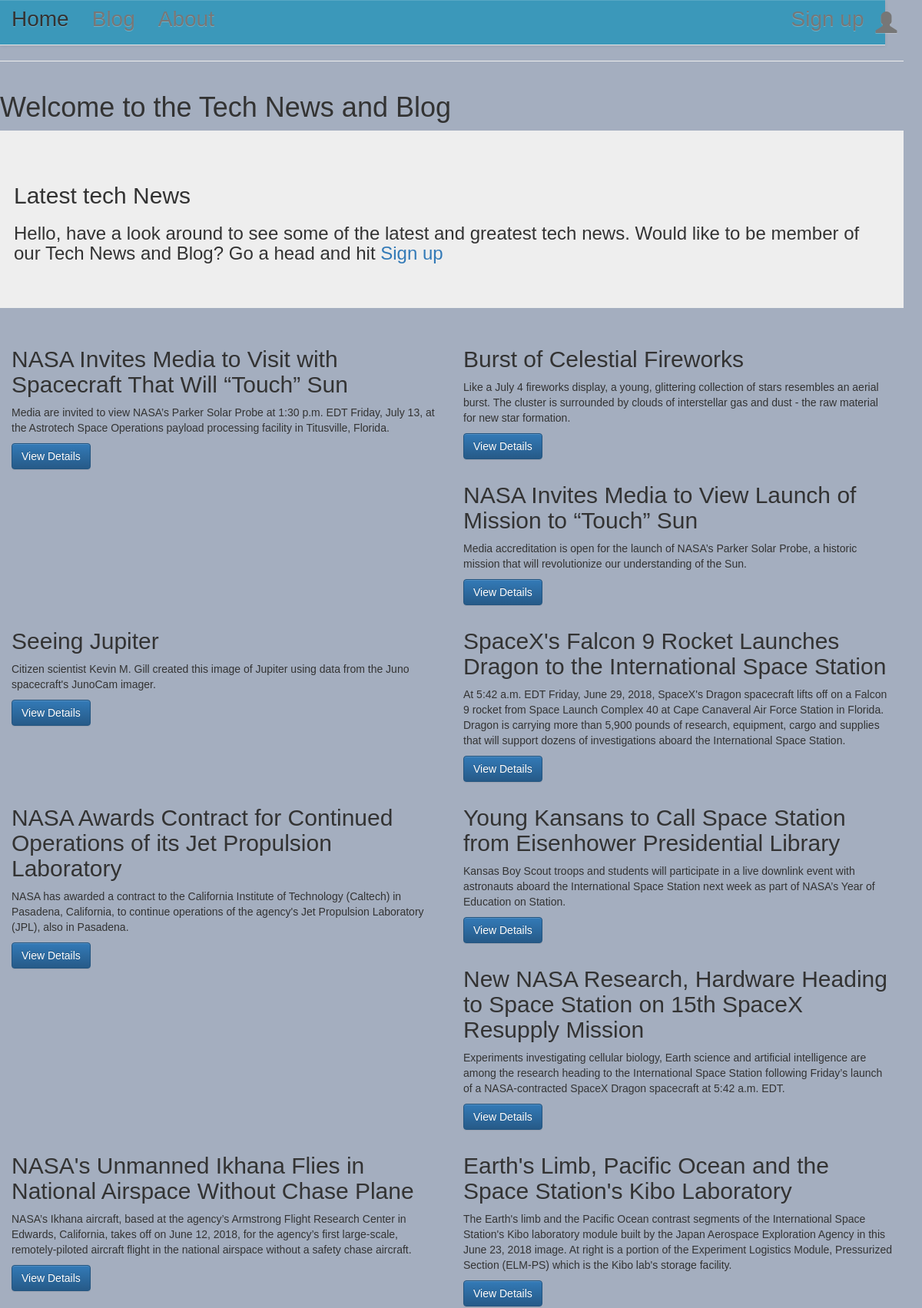
The page / (upper part) on the database its author committed.
### blog/models.py (models this page shows, shortened)
class Article(models.Model):
    feed = models.ForeignKey(Feed, on_delete = models.CASCADE)
    title = models.CharField(max_length=200)
    url = models.URLField()
    description = models.TextField()
    publication_date = models.DateTimeField()
    class Meta:
        ordering = ['-publication_date']

### blog/views.py (the view)
# urls.py: url(r'^$', views.articles_list, name='articles_list'),
def articles_list(request):
    articles = Article.objects.all()
    rows = [articles[x:x+1] for x in range(0, len(articles), 1)]
    return render(request, 'blog/articles_list.html', {'rows': rows})

### blog/templates/blog/articles_list.html
{% extends 'blog/base.html' %}
{% block content %}
<h1>Welcome to the Tech News and Blog</h1>
<div class="jumbotron">
  <div class="container">
    <h2>Latest tech News</h2>
    {% if user.is_superuser or user.is_staff %}
    <h3>Hello {{ user.first_name }}, Would you like to update some of the hot tech news going around? </h3>
    {% elif user.is_authenticated %}
    <h3>Hello {{ user.first_name }}, have a look around to see some of the latest and greatest tech news.</h3>
    {% else %}
    <h3>Hello, have a look around to see some of the latest and greatest tech news. Would like to be member of our Tech News and Blog?
    Go a head and hit
    <a href="{% url 'signup' %}">Sign up</a>
  </h3>
  {% endif %}
  </div>
</div>
  {% for row in rows %}
  <div class="col-md-6">
    {% for entry in row %}
    <h2>{{entry.title}}</h2>
    <p>{{entry.description | safe}}</p>
    <p><a href="{{entry.url}}" target="_blank" class="btn btn-primary">View Details</a></p>
    {% endfor %}
</div>
  {% endfor %}
  {% endblock %}

### blog/static/css/file.css (style rules this page uses)
.loader { align-items: left; background-color: #a4aebf; display: auto; font-family: Inconsolata, sans-serif; width: 98%; justify-content: center; margin: 0; }

### rows shown on the page
Article: title "NASA Invites Media to Visit with Spacecraft That Will “Touch” Sun", description "Media are invited to view NASA’s Parker Solar Probe at 1:30 p.m. EDT Friday, July 13, at the Astrotech Space Operations payload processing facility in Titusville, Florida."
Article: title "Burst of Celestial Fireworks", description "Like a July 4 fireworks display, a young, glittering collection of stars resembles an aerial burst. The cluster is surrounded by clouds of interstellar gas and dust - the raw material for new star formation."
Article: title "NASA Invites Media to View Launch of Mission to “Touch” Sun", description "Media accreditation is open for the launch of NASA’s Parker Solar Probe, a historic mission that will revolutionize our understanding of the Sun."
Article: title "Seeing Jupiter", description "Citizen scientist Kevin M. Gill created this image of Jupiter using data from the Juno spacecraft's JunoCam imager."
Article: title "SpaceX's Falcon 9 Rocket Launches Dragon to the International Space Station", description "At 5:42 a.m. EDT Friday, June 29, 2018, SpaceX's Dragon spacecraft lifts off on a Falcon 9 rocket from Space Launch Complex 40 at Cape Canaveral Air Force Station in Florida. Dragon is carrying more than 5,900 pounds of research, equipment, cargo and supplies that will support dozens of investigations aboard the International Space Station."
Article: title "NASA Awards Contract for Continued Operations of its Jet Propulsion Laboratory", description "NASA has awarded a contract to the California Institute of Technology (Caltech) in Pasadena, California, to continue operations of the agency's Jet Propulsion Laboratory (JPL), also in Pasadena."
Article: title "Young Kansans to Call Space Station from Eisenhower Presidential Library", description "Kansas Boy Scout troops and students will participate in a live downlink event with astronauts aboard the International Space Station next week as part of NASA’s Year of Education on Station."
Article: title "New NASA Research, Hardware Heading to Space Station on 15th SpaceX Resupply Mission", description "Experiments investigating cellular biology, Earth science and artificial intelligence are among the research heading to the International Space Station following Friday’s launch of a NASA-contracted SpaceX Dragon spacecraft at 5:42 a.m. EDT."
Article: title "NASA's Unmanned Ikhana Flies in National Airspace Without Chase Plane", description "NASA’s Ikhana aircraft, based at the agency’s Armstrong Flight Research Center in Edwards, California, takes off on June 12, 2018, for the agency’s first large-scale, remotely-piloted aircraft flight in the national airspace without a safety chase aircraft."
Article: title "Earth's Limb, Pacific Ocean and the Space Station's Kibo Laboratory", description "The Earth's limb and the Pacific Ocean contrast segments of the International Space Station's Kibo laboratory module built by the Japan Aerospace Exploration Agency in this June 23, 2018 image. At right is a portion of the Experiment Logistics Module, Pressurized Section (ELM-PS) which is the Kibo lab's storage facility."
